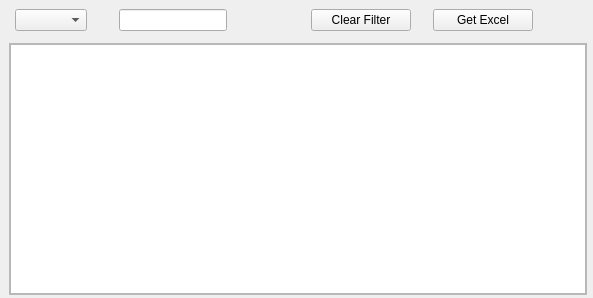
<?xml version="1.0" encoding="UTF-8"?>
<ui version="4.0">
 <class>MainWindow</class>
 <widget class="QMainWindow" name="MainWindow">
  <property name="geometry">
   <rect>
    <x>0</x>
    <y>0</y>
    <width>593</width>
    <height>298</height>
   </rect>
  </property>
  <property name="windowTitle">
   <string>MainWindow</string>
  </property>
  <property name="dockOptions">
   <set>QMainWindow::AllowNestedDocks|QMainWindow::AllowTabbedDocks|QMainWindow::AnimatedDocks|QMainWindow::ForceTabbedDocks|QMainWindow::GroupedDragging|QMainWindow::VerticalTabs</set>
  </property>
  <widget class="QWidget" name="centralwidget">
   <layout class="QGridLayout" name="gridLayout">
    <property name="leftMargin">
     <number>0</number>
    </property>
    <property name="topMargin">
     <number>0</number>
    </property>
    <property name="rightMargin">
     <number>0</number>
    </property>
    <property name="bottomMargin">
     <number>0</number>
    </property>
    <property name="horizontalSpacing">
     <number>3</number>
    </property>
    <property name="verticalSpacing">
     <number>0</number>
    </property>
    <item row="3" column="1">
     <widget class="Line" name="line_18">
      <property name="orientation">
       <enum>Qt::Horizontal</enum>
      </property>
     </widget>
    </item>
    <item row="2" column="3">
     <widget class="Line" name="line_3">
      <property name="styleSheet">
       <string notr="true">background-color: transparent;</string>
      </property>
      <property name="orientation">
       <enum>Qt::Vertical</enum>
      </property>
     </widget>
    </item>
    <item row="1" column="2">
     <widget class="Line" name="line_2">
      <property name="styleSheet">
       <string notr="true">background-color: transparent;</string>
      </property>
      <property name="orientation">
       <enum>Qt::Horizontal</enum>
      </property>
     </widget>
    </item>
    <item row="2" column="0">
     <widget class="Line" name="line">
      <property name="styleSheet">
       <string notr="true">background-color: transparent;</string>
      </property>
      <property name="orientation">
       <enum>Qt::Vertical</enum>
      </property>
     </widget>
    </item>
    <item row="2" column="2">
     <widget class="QFrame" name="mainFrame">
      <property name="sizePolicy">
       <sizepolicy hsizetype="Expanding" vsizetype="Expanding">
        <horstretch>0</horstretch>
        <verstretch>0</verstretch>
       </sizepolicy>
      </property>
      <property name="frameShape">
       <enum>QFrame::StyledPanel</enum>
      </property>
      <property name="frameShadow">
       <enum>QFrame::Raised</enum>
      </property>
      <layout class="QGridLayout" name="gridLayout_4">
       <property name="leftMargin">
        <number>0</number>
       </property>
       <property name="topMargin">
        <number>0</number>
       </property>
       <property name="rightMargin">
        <number>0</number>
       </property>
       <property name="bottomMargin">
        <number>0</number>
       </property>
       <property name="spacing">
        <number>0</number>
       </property>
       <item row="0" column="0">
        <widget class="QTableView" name="tableView">
         <property name="font">
          <font>
           <pointsize>11</pointsize>
          </font>
         </property>
         <property name="styleSheet">
          <string notr="true"/>
         </property>
         <property name="selectionBehavior">
          <enum>QAbstractItemView::SelectRows</enum>
         </property>
         <property name="showGrid">
          <bool>true</bool>
         </property>
         <property name="sortingEnabled">
          <bool>true</bool>
         </property>
         <attribute name="verticalHeaderDefaultSectionSize">
          <number>23</number>
         </attribute>
        </widget>
       </item>
      </layout>
     </widget>
    </item>
    <item row="0" column="1" colspan="3">
     <widget class="QWidget" name="indexBar" native="true">
      <property name="sizePolicy">
       <sizepolicy hsizetype="Preferred" vsizetype="Minimum">
        <horstretch>0</horstretch>
        <verstretch>0</verstretch>
       </sizepolicy>
      </property>
      <property name="minimumSize">
       <size>
        <width>0</width>
        <height>0</height>
       </size>
      </property>
      <property name="styleSheet">
       <string notr="true">QTreeView:branch:selected, QTreeView:branch:hover {
  background: url(&quot;:/qss_icons/rc/transparent.png&quot;);
}

QTreeView:branch:has-siblings:!adjoins-item {
  border-image: url(&quot;:/qss_icons/rc/branch_line.png&quot;) 0;
}

QTreeView:branch:has-siblings:adjoins-item {
  border-image: url(&quot;:/qss_icons/rc/branch_more.png&quot;) 0;
}

QTreeView:branch:!has-children:!has-siblings:adjoins-item {
  border-image: url(&quot;:/qss_icons/rc/branch_end.png&quot;) 0;
}

QTreeView:branch:has-children:!has-siblings:closed, QTreeView:branch:closed:has-children:has-siblings {
  border-image: none;
  image: url(&quot;:/qss_icons/rc/branch_closed.png&quot;);
}

QTreeView:branch:open:has-children:!has-siblings, QTreeView:branch:open:has-children:has-siblings {
  border-image: none;
  image: url(&quot;:/qss_icons/rc/branch_open.png&quot;);
}

QTreeView:branch:has-children:!has-siblings:closed:hover, QTreeView:branch:closed:has-children:has-siblings:hover {
  image: url(&quot;:/qss_icons/rc/branch_closed_focus.png&quot;);
}

QTreeView:branch:open:has-children:!has-siblings:hover, QTreeView:branch:open:has-children:has-siblings:hover {
  image: url(&quot;:/qss_icons/rc/branch_open_focus.png&quot;);
}

QTreeView::indicator:checked,
QListView::indicator:checked {
  image: url(&quot;:/qss_icons/rc/checkbox_checked.png&quot;);
}

QTreeView::indicator:checked:hover, QTreeView::indicator:checked:focus, QTreeView::indicator:checked:pressed,
QListView::indicator:checked:hover,
QListView::indicator:checked:focus,
QListView::indicator:checked:pressed {
  image: url(&quot;:/qss_icons/rc/checkbox_checked_focus.png&quot;);
}

QTreeView::indicator:unchecked,
QListView::indicator:unchecked {
  image: url(&quot;:/qss_icons/rc/checkbox_unchecked.png&quot;);
}

QTreeView::indicator:unchecked:hover, QTreeView::indicator:unchecked:focus, QTreeView::indicator:unchecked:pressed,
QListView::indicator:unchecked:hover,
QListView::indicator:unchecked:focus,
QListView::indicator:unchecked:pressed {
  image: url(&quot;:/qss_icons/rc/checkbox_unchecked_focus.png&quot;);
}

QTreeView::indicator:indeterminate,
QListView::indicator:indeterminate {
  image: url(&quot;:/qss_icons/rc/checkbox_indeterminate.png&quot;);
}

QTreeView::indicator:indeterminate:hover, QTreeView::indicator:indeterminate:focus, QTreeView::indicator:indeterminate:pressed,
QListView::indicator:indeterminate:hover,
QListView::indicator:indeterminate:focus,
QListView::indicator:indeterminate:pressed {
  image: url(&quot;:/qss_icons/rc/checkbox_indeterminate_focus.png&quot;);
}

QTreeView,
QListView,
QTableView,
QColumnView {
  background-color: #ffffff;
  border: 1px solid #2d2d2d;
  color: #F0F0F0;
  gridline-color: #2d2d2d;
  border-radius: 4px;
}

QTreeView:disabled,
QListView:disabled,
QTableView:disabled,
QColumnView:disabled {
  background-color: #1e1e1e;
  color: #787878;
}

QTreeView:selected,
QListView:selected,
QTableView:selected,
QColumnView:selected {
  background-color: #ffffff;
  color: #2d2d2d;
}

QTreeView:hover,
QListView:hover,
QTableView:hover,
QColumnView:hover {
  background-color: #ffffff;
  border: 1px solid #148CD2;
}

QTreeView::item:pressed,
QListView::item:pressed,
QTableView::item:pressed,
QColumnView::item:pressed {
  background-color: #ffffff;
}

QTreeView::item:selected:hover,
QListView::item:selected:hover,
QTableView::item:selected:hover,
QColumnView::item:selected:hover {
  background: #ffffff;
  color: #282828;
}

QTreeView::item:selected:active,
QListView::item:selected:active,
QTableView::item:selected:active,
QColumnView::item:selected:active {
background-color: palette(highlight);
 color: palette(highlightedText);
}

QTreeView::item:!selected:hover,
QListView::item:!selected:hover,
QTableView::item:!selected:hover,
QColumnView::item:!selected:hover {
  outline: 0;
  color: #148CD2;
  background-color: #2d2d2d;
}

QTableCornerButton::section {
  background-color: #282828;
  border: 1px transparent #2d2d2d;
  border-radius: 0px;
}
</string>
      </property>
      <layout class="QGridLayout" name="gridLayout_2">
       <item row="0" column="3" rowspan="2">
        <widget class="Line" name="line_7">
         <property name="maximumSize">
          <size>
           <width>25</width>
           <height>16777215</height>
          </size>
         </property>
         <property name="styleSheet">
          <string notr="true">background-color: transparent;</string>
         </property>
         <property name="orientation">
          <enum>Qt::Horizontal</enum>
         </property>
        </widget>
       </item>
       <item row="0" column="2" rowspan="2">
        <widget class="QLineEdit" name="le_text">
         <property name="sizePolicy">
          <sizepolicy hsizetype="Preferred" vsizetype="Fixed">
           <horstretch>0</horstretch>
           <verstretch>0</verstretch>
          </sizepolicy>
         </property>
         <property name="maximumSize">
          <size>
           <width>200</width>
           <height>16777215</height>
          </size>
         </property>
        </widget>
       </item>
       <item row="0" column="1" rowspan="2">
        <widget class="Line" name="line_4">
         <property name="maximumSize">
          <size>
           <width>20</width>
           <height>16777215</height>
          </size>
         </property>
         <property name="styleSheet">
          <string notr="true">background-color: transparent;</string>
         </property>
         <property name="orientation">
          <enum>Qt::Horizontal</enum>
         </property>
        </widget>
       </item>
       <item row="0" column="0" rowspan="2">
        <widget class="QComboBox" name="cbHeads">
         <property name="maximumSize">
          <size>
           <width>200</width>
           <height>16777215</height>
          </size>
         </property>
        </widget>
       </item>
       <item row="0" column="5" rowspan="2">
        <widget class="Line" name="line_9">
         <property name="maximumSize">
          <size>
           <width>25</width>
           <height>16777215</height>
          </size>
         </property>
         <property name="styleSheet">
          <string notr="true">background-color: transparent;</string>
         </property>
         <property name="orientation">
          <enum>Qt::Horizontal</enum>
         </property>
        </widget>
       </item>
       <item row="1" column="9">
        <widget class="Line" name="line_6">
         <property name="minimumSize">
          <size>
           <width>1</width>
           <height>0</height>
          </size>
         </property>
         <property name="styleSheet">
          <string notr="true">background-color:transparent</string>
         </property>
         <property name="orientation">
          <enum>Qt::Horizontal</enum>
         </property>
        </widget>
       </item>
       <item row="1" column="4">
        <widget class="Line" name="line_5">
         <property name="maximumSize">
          <size>
           <width>10</width>
           <height>16777215</height>
          </size>
         </property>
         <property name="styleSheet">
          <string notr="true">background-color: transparent;</string>
         </property>
         <property name="orientation">
          <enum>Qt::Horizontal</enum>
         </property>
        </widget>
       </item>
       <item row="0" column="8" rowspan="2">
        <widget class="QPushButton" name="pbGetExcel">
         <property name="minimumSize">
          <size>
           <width>100</width>
           <height>0</height>
          </size>
         </property>
         <property name="maximumSize">
          <size>
           <width>200</width>
           <height>16777215</height>
          </size>
         </property>
         <property name="text">
          <string>Get Excel</string>
         </property>
        </widget>
       </item>
       <item row="1" column="7">
        <widget class="Line" name="line_8">
         <property name="maximumSize">
          <size>
           <width>10</width>
           <height>16777215</height>
          </size>
         </property>
         <property name="styleSheet">
          <string notr="true">background-color: transparent;</string>
         </property>
         <property name="orientation">
          <enum>Qt::Horizontal</enum>
         </property>
        </widget>
       </item>
       <item row="0" column="6" rowspan="2">
        <widget class="QPushButton" name="pbClearfilter">
         <property name="minimumSize">
          <size>
           <width>100</width>
           <height>0</height>
          </size>
         </property>
         <property name="maximumSize">
          <size>
           <width>200</width>
           <height>16777215</height>
          </size>
         </property>
         <property name="text">
          <string>Clear Filter</string>
         </property>
        </widget>
       </item>
      </layout>
     </widget>
    </item>
   </layout>
  </widget>
 </widget>
 <resources>
  <include location="../../../Users/HP/Desktop/Autotrader-Reborn2.1/Resourses/icons/icons.qrc"/>
 </resources>
 <connections/>
</ui>
